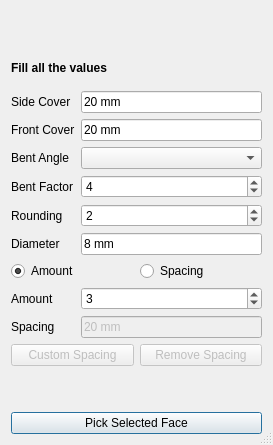
<?xml version="1.0" encoding="UTF-8"?>
<ui version="4.0">
 <class>StraightRebar</class>
 <widget class="QDialog" name="StraightRebar">
  <property name="geometry">
   <rect>
    <x>0</x>
    <y>0</y>
    <width>273</width>
    <height>445</height>
   </rect>
  </property>
  <property name="windowTitle">
   <string>Dialog</string>
  </property>
  <property name="windowOpacity">
   <double>1.000000000000000</double>
  </property>
  <property name="sizeGripEnabled">
   <bool>true</bool>
  </property>
  <property name="modal">
   <bool>false</bool>
  </property>
  <layout class="QGridLayout" name="gridLayout">
   <item row="6" column="0">
    <widget class="QPushButton" name="PickSelectedFace">
     <property name="text">
      <string>Pick Selected Face</string>
     </property>
    </widget>
   </item>
   <item row="0" column="0" alignment="Qt::AlignHCenter">
    <widget class="QLabel" name="image">
     <property name="sizePolicy">
      <sizepolicy hsizetype="Preferred" vsizetype="Preferred">
       <horstretch>0</horstretch>
       <verstretch>0</verstretch>
      </sizepolicy>
     </property>
     <property name="layoutDirection">
      <enum>Qt::LeftToRight</enum>
     </property>
     <property name="text">
      <string/>
     </property>
    </widget>
   </item>
   <item row="2" column="0">
    <layout class="QFormLayout" name="formLayout">
     <property name="fieldGrowthPolicy">
      <enum>QFormLayout::AllNonFixedFieldsGrow</enum>
     </property>
     <item row="0" column="0">
      <widget class="QLabel" name="sideCoverLabel">
       <property name="text">
        <string>Side Cover</string>
       </property>
      </widget>
     </item>
     <item row="0" column="1">
      <widget class="Gui::InputField" name="sideCover">
       <property name="text">
        <string>20 mm</string>
       </property>
       <property name="unit" stdset="0">
        <string notr="true"/>
       </property>
      </widget>
     </item>
     <item row="1" column="0">
      <widget class="QLabel" name="frontCoverLabel">
       <property name="text">
        <string>Front Cover</string>
       </property>
      </widget>
     </item>
     <item row="1" column="1">
      <widget class="Gui::InputField" name="frontCover">
       <property name="text">
        <string>20 mm</string>
       </property>
      </widget>
     </item>
     <item row="2" column="0">
      <widget class="QLabel" name="bentAngleLabel">
       <property name="text">
        <string>Bent Angle</string>
       </property>
      </widget>
     </item>
     <item row="2" column="1">
      <widget class="Gui::PrefComboBox" name="bentAngle">
       <property name="prefEntry" stdset="0">
        <cstring></cstring>
       </property>
       <property name="prefPath" stdset="0">
        <cstring></cstring>
       </property>
      </widget>
     </item>
     <item row="3" column="0">
      <widget class="QLabel" name="bentFactorLabel">
       <property name="text">
        <string>Bent Factor</string>
       </property>
      </widget>
     </item>
     <item row="3" column="1">
      <widget class="Gui::PrefSpinBox" name="bentFactor">
       <property name="value">
        <number>4</number>
       </property>
      </widget>
     </item>
     <item row="4" column="0">
      <widget class="QLabel" name="roundingLabel">
       <property name="text">
        <string>Rounding</string>
       </property>
      </widget>
     </item>
     <item row="4" column="1">
      <widget class="Gui::PrefSpinBox" name="rounding">
       <property name="value">
        <number>2</number>
       </property>
      </widget>
     </item>
     <item row="5" column="0">
      <widget class="QLabel" name="diameterLabel">
       <property name="text">
        <string>Diameter</string>
       </property>
      </widget>
     </item>
     <item row="5" column="1">
      <widget class="Gui::InputField" name="diameter">
       <property name="text">
        <string>8 mm</string>
       </property>
       <property name="unit" stdset="0">
        <string notr="true"/>
       </property>
      </widget>
     </item>
     <item row="6" column="0" colspan="2">
      <layout class="QHBoxLayout" name="horizontalLayout">
       <item>
        <widget class="Gui::PrefRadioButton" name="amount_radio">
         <property name="enabled">
          <bool>true</bool>
         </property>
         <property name="acceptDrops">
          <bool>false</bool>
         </property>
         <property name="text">
          <string>Amount</string>
         </property>
         <property name="checked">
          <bool>true</bool>
         </property>
        </widget>
       </item>
       <item>
        <widget class="Gui::PrefRadioButton" name="spacing_radio">
         <property name="text">
          <string>Spacing</string>
         </property>
        </widget>
       </item>
      </layout>
     </item>
     <item row="7" column="0">
      <widget class="QLabel" name="amountLabel">
       <property name="text">
        <string>Amount</string>
       </property>
      </widget>
     </item>
     <item row="7" column="1">
      <widget class="Gui::PrefSpinBox" name="amount">
       <property name="enabled">
        <bool>true</bool>
       </property>
       <property name="value">
        <number>3</number>
       </property>
      </widget>
     </item>
     <item row="8" column="0">
      <widget class="QLabel" name="spacingLabel">
       <property name="text">
        <string>Spacing</string>
       </property>
      </widget>
     </item>
     <item row="8" column="1">
      <widget class="Gui::InputField" name="spacing">
       <property name="enabled">
        <bool>false</bool>
       </property>
       <property name="text">
        <string>20 mm</string>
       </property>
       <property name="unit" stdset="0">
        <string notr="true"/>
       </property>
      </widget>
     </item>
    </layout>
   </item>
   <item row="3" column="0">
    <layout class="QHBoxLayout" name="horizontalLayout_3">
     <item>
      <widget class="QPushButton" name="customSpacing">
       <property name="enabled">
        <bool>false</bool>
       </property>
       <property name="text">
        <string>Custom Spacing</string>
       </property>
      </widget>
     </item>
     <item>
      <widget class="QPushButton" name="removeCustomSpacing">
       <property name="enabled">
        <bool>false</bool>
       </property>
       <property name="text">
        <string>Remove Spacing</string>
       </property>
      </widget>
     </item>
    </layout>
   </item>
   <item row="1" column="0">
    <widget class="QLabel" name="heading">
     <property name="font">
      <font>
       <weight>75</weight>
       <bold>true</bold>
      </font>
     </property>
     <property name="text">
      <string>Fill all the values</string>
     </property>
    </widget>
   </item>
   <item row="4" column="0">
    <widget class="QLabel" name="PickSelectedFaceLabel">
     <property name="text">
      <string/>
     </property>
    </widget>
   </item>
  </layout>
 </widget>
 <customwidgets>
  <customwidget>
   <class>Gui::InputField</class>
   <extends>QLineEdit</extends>
   <header>Gui/InputField.h</header>
  </customwidget>
  <customwidget>
   <class>Gui::PrefSpinBox</class>
   <extends>QSpinBox</extends>
   <header>Gui/PrefWidgets.h</header>
  </customwidget>
  <customwidget>
   <class>Gui::PrefRadioButton</class>
   <extends>QRadioButton</extends>
   <header>Gui/PrefWidgets.h</header>
  </customwidget>
  <customwidget>
   <class>Gui::PrefComboBox</class>
   <extends>QComboBox</extends>
   <header>Gui/PrefWidgets.h</header>
  </customwidget>
 </customwidgets>
 <tabstops>
  <tabstop>sideCover</tabstop>
  <tabstop>frontCover</tabstop>
  <tabstop>bentAngle</tabstop>
  <tabstop>bentFactor</tabstop>
  <tabstop>rounding</tabstop>
  <tabstop>diameter</tabstop>
  <tabstop>amount_radio</tabstop>
  <tabstop>spacing_radio</tabstop>
  <tabstop>amount</tabstop>
  <tabstop>spacing</tabstop>
  <tabstop>customSpacing</tabstop>
  <tabstop>removeCustomSpacing</tabstop>
  <tabstop>PickSelectedFace</tabstop>
 </tabstops>
 <resources/>
 <connections/>
</ui>
